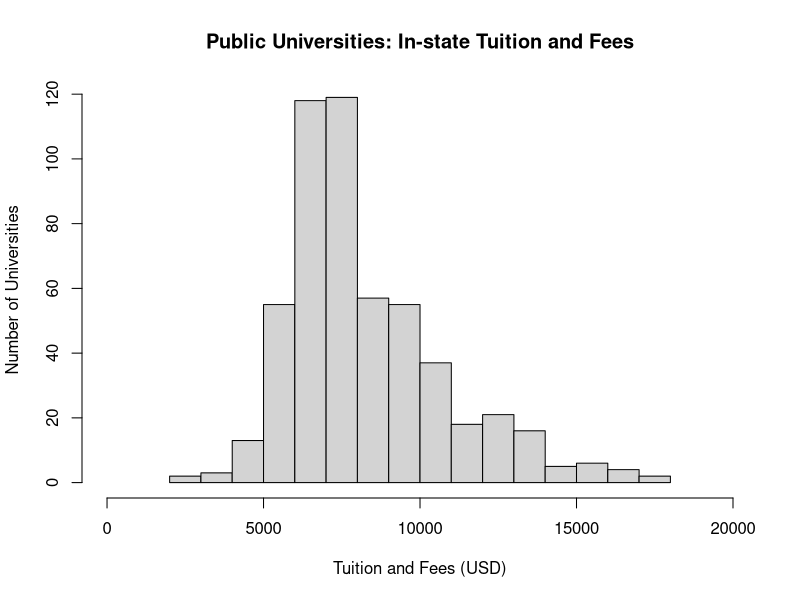
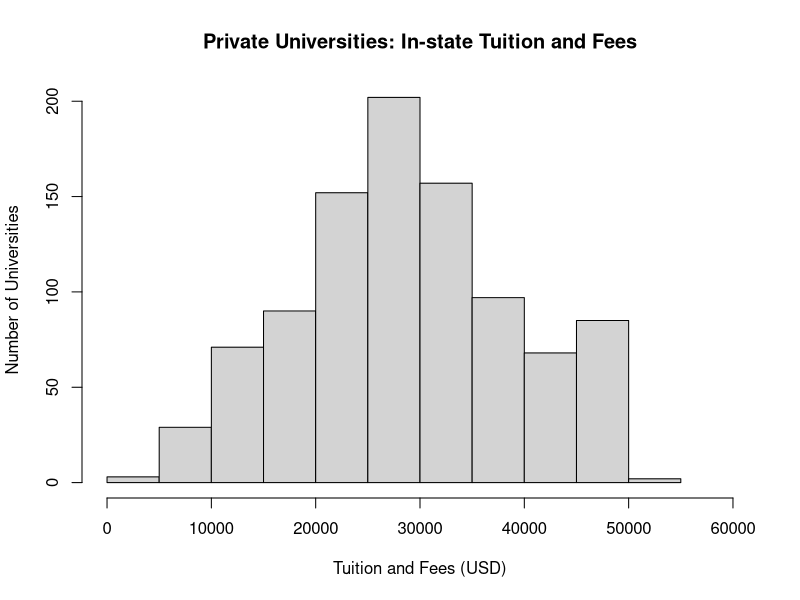

The R source for these figures, in order:
# Michael Uftring
# Indiana University
# V506 - Statistical Analysis, Summer 2018
# Min-term Exam : analysis of university data
# --------------------------------------------------

library(readr)

compute.stats <- function(n, v) {
  v.mean <- mean(v, na.rm=TRUE)
  v.stddev <- sd(v, na.rm=TRUE)
  v.nbobs <- length(v)
  v.sem <- sd(v, na.rm=TRUE)/sqrt(length(v))
  print(sprintf("%s", n))
  print(sprintf("mean: %.2f stddev: %.2f observations: %d std err of the mean: %.4f", v.mean, v.stddev, v.nbobs, v.sem))
}

university_data <- read_csv("university_data.csv")
#> This data set has four fields:
#> - `instnm` : the name of the institution
#> - `stateabbr` : state (abbreviated)
#> - `intuitfees` : amount charged for in-state tuition and fees
#> - `sector` : whether the institution is a public or private university

# (1) Calculate the following descriptive statistics for the in-state tuition and fees 
# variable for the entire dataset: 
#   a) mean, 
#   b) standard deviation, 
#   c) number of observations, 
#   d) standard error of the mean.
compute.stats("entire dataset (in-state tuition and fees)", university_data$intuitfees)

# (2) Now calculate those same descriptive statistics, but disaggregated by sector 
# (i.e. compute the mean, standard deviation, number of observations, and standard error 
# of the mean separately for public institutions and for private institutions).
univ_public <- subset(university_data, sector=="public")
univ_private <- university_data[which(university_data$sector =="private"),]

compute.stats("public institutions (in-state tuition and fees)", univ_public$intuitfees)
compute.stats("private institutions (in-state tuition and fees)", univ_private$intuitfees)

# (3) Construct histograms for in-state tuition and fees for both public and private 
# universities (i.e. make two histograms, one for each sector). In constructing these 
# histograms, change the color of the bars to be grey, and be sure to label both the 
# X and Y axis. Add a title to each histogram to identify which group of universities 
# it is describing.
hist(univ_public$intuitfees,
     main = "Public Universities: In-state Tuition and Fees",
     col = "lightgray",
     xlab = "Tuition and Fees (USD)",
     ylab = "Number of Universities",
     xlim = c(0, 19999))

hist(univ_private$intuitfees,
     main = "Private Universities: In-state Tuition and Fees",
     col = "lightgray",
     xlab = "Tuition and Fees (USD)",
     ylab = "Number of Universities",
     xlim = c(0,60000))
